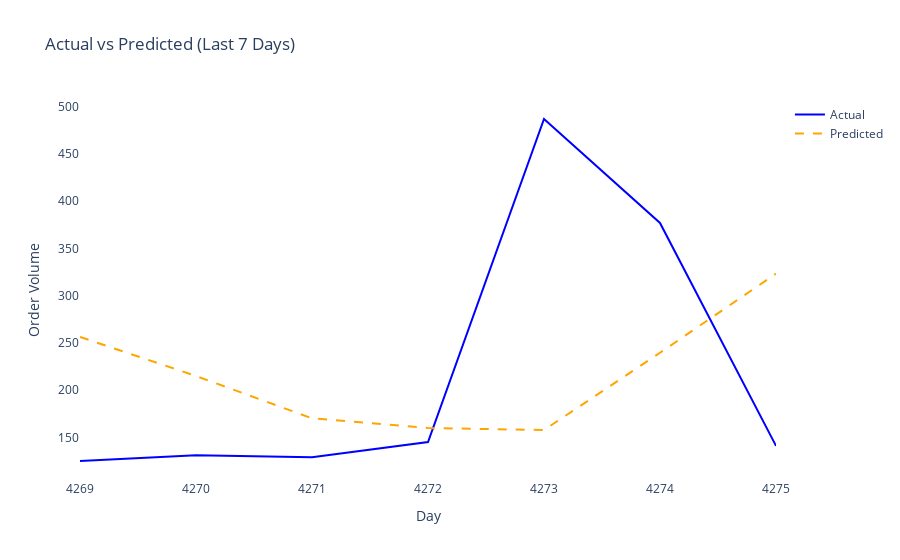

The notebook cell this image was saved under:
### Code cell
fig = go.Figure()
fig.add_trace(go.Scatter(x=output_df.tail(7)['Day'], y=output_df.tail(7)['Order_Volume'], mode='lines', name='Actual', line=dict(color='blue')))
fig.add_trace(go.Scatter(x=output_df.tail(7)['Day'], y=output_df.tail(7)['Predicted_Volume'], mode='lines', name='Predicted', line=dict(color='orange', dash='dash')))
fig.update_layout(title="Actual vs Predicted (Last 7 Days)", xaxis_title="Day", yaxis_title="Order Volume", plot_bgcolor="white")
fig.show()

### Figure 1 — Plotly figure (JSON) as saved in the notebook; plotly's stock layout.template omitted (floating-point values rounded to 4 significant figures)
{"data": [{"line": {"color": "blue"}, "mode": "lines", "name": "Actual", "type": "scatter", "x": [4269, 4270, 4271, 4272, 4273, 4274, 4275], "y": [125, 131, 129, 145, 487, 377, 141]}, {"line": {"color": "orange", "dash": "dash"}, "mode": "lines", "name": "Predicted", "type": "scatter", "x": [4269, 4270, 4271, 4272, 4273, 4274, 4275], "y": [256.3, 214.9, 170.2, 159.9, 157.8, 239.5, 323.3]}], "layout": {"plot_bgcolor": "white", "title": {"text": "Actual vs Predicted (Last 7 Days)"}, "xaxis": {"title": {"text": "Day"}}, "yaxis": {"title": {"text": "Order Volume"}}}}
